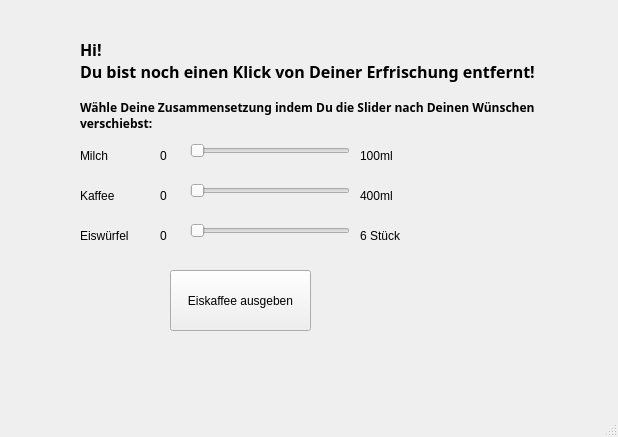
<?xml version="1.0" encoding="UTF-8"?>
<ui version="4.0">
 <class>MainWindow</class>
 <widget class="QMainWindow" name="MainWindow">
  <property name="geometry">
   <rect>
    <x>0</x>
    <y>0</y>
    <width>618</width>
    <height>437</height>
   </rect>
  </property>
  <property name="windowTitle">
   <string>MainWindow</string>
  </property>
  <property name="styleSheet">
   <string notr="true">selection-background-color: rgb(197, 141, 92);</string>
  </property>
  <widget class="QWidget" name="centralwidget">
   <widget class="QPushButton" name="Ausgabe_Button">
    <property name="geometry">
     <rect>
      <x>170</x>
      <y>270</y>
      <width>141</width>
      <height>61</height>
     </rect>
    </property>
    <property name="text">
     <string>Eiskaffee ausgeben</string>
    </property>
   </widget>
   <widget class="QSlider" name="EiswuerfelSlider">
    <property name="geometry">
     <rect>
      <x>190</x>
      <y>220</y>
      <width>160</width>
      <height>22</height>
     </rect>
    </property>
    <property name="orientation">
     <enum>Qt::Horizontal</enum>
    </property>
   </widget>
   <widget class="QSlider" name="KaffeeSlider">
    <property name="geometry">
     <rect>
      <x>190</x>
      <y>180</y>
      <width>160</width>
      <height>22</height>
     </rect>
    </property>
    <property name="orientation">
     <enum>Qt::Horizontal</enum>
    </property>
   </widget>
   <widget class="QSlider" name="MilchSlider">
    <property name="geometry">
     <rect>
      <x>190</x>
      <y>140</y>
      <width>160</width>
      <height>22</height>
     </rect>
    </property>
    <property name="orientation">
     <enum>Qt::Horizontal</enum>
    </property>
   </widget>
   <widget class="QLabel" name="Zwischenuberschrift">
    <property name="geometry">
     <rect>
      <x>80</x>
      <y>100</y>
      <width>461</width>
      <height>31</height>
     </rect>
    </property>
    <property name="font">
     <font>
      <family>Segoe UI Black</family>
      <weight>75</weight>
      <bold>true</bold>
     </font>
    </property>
    <property name="text">
     <string>Wähle Deine Zusammensetzung indem Du die Slider nach Deinen Wünschen 
verschiebst:</string>
    </property>
   </widget>
   <widget class="QLabel" name="MilchLabel">
    <property name="geometry">
     <rect>
      <x>80</x>
      <y>140</y>
      <width>41</width>
      <height>31</height>
     </rect>
    </property>
    <property name="text">
     <string>Milch</string>
    </property>
   </widget>
   <widget class="QLabel" name="KaffeeLabel">
    <property name="geometry">
     <rect>
      <x>80</x>
      <y>180</y>
      <width>41</width>
      <height>31</height>
     </rect>
    </property>
    <property name="text">
     <string>Kaffee</string>
    </property>
   </widget>
   <widget class="QLabel" name="EiswuerfelLabel">
    <property name="geometry">
     <rect>
      <x>80</x>
      <y>220</y>
      <width>51</width>
      <height>31</height>
     </rect>
    </property>
    <property name="text">
     <string>Eiswürfel</string>
    </property>
   </widget>
   <widget class="QLabel" name="label_5">
    <property name="geometry">
     <rect>
      <x>160</x>
      <y>140</y>
      <width>21</width>
      <height>31</height>
     </rect>
    </property>
    <property name="text">
     <string>0</string>
    </property>
   </widget>
   <widget class="QLabel" name="label_6">
    <property name="geometry">
     <rect>
      <x>160</x>
      <y>180</y>
      <width>21</width>
      <height>31</height>
     </rect>
    </property>
    <property name="text">
     <string>0</string>
    </property>
   </widget>
   <widget class="QLabel" name="label_7">
    <property name="geometry">
     <rect>
      <x>160</x>
      <y>220</y>
      <width>21</width>
      <height>31</height>
     </rect>
    </property>
    <property name="text">
     <string>0</string>
    </property>
   </widget>
   <widget class="QLabel" name="sixpieces">
    <property name="geometry">
     <rect>
      <x>360</x>
      <y>220</y>
      <width>51</width>
      <height>31</height>
     </rect>
    </property>
    <property name="text">
     <string>6 Stück</string>
    </property>
   </widget>
   <widget class="QLabel" name="hundred">
    <property name="geometry">
     <rect>
      <x>360</x>
      <y>140</y>
      <width>41</width>
      <height>31</height>
     </rect>
    </property>
    <property name="text">
     <string>100ml</string>
    </property>
   </widget>
   <widget class="QLabel" name="fourhundred">
    <property name="geometry">
     <rect>
      <x>360</x>
      <y>180</y>
      <width>51</width>
      <height>31</height>
     </rect>
    </property>
    <property name="text">
     <string>400ml</string>
    </property>
   </widget>
   <widget class="QLabel" name="Uberschrift">
    <property name="geometry">
     <rect>
      <x>80</x>
      <y>30</y>
      <width>491</width>
      <height>61</height>
     </rect>
    </property>
    <property name="font">
     <font>
      <family>Segoe UI Black</family>
      <pointsize>12</pointsize>
      <weight>75</weight>
      <bold>true</bold>
     </font>
    </property>
    <property name="text">
     <string>Hi!
Du bist noch einen Klick von Deiner Erfrischung entfernt!</string>
    </property>
   </widget>
  </widget>
  <widget class="QMenuBar" name="menubar">
   <property name="geometry">
    <rect>
     <x>0</x>
     <y>0</y>
     <width>618</width>
     <height>21</height>
    </rect>
   </property>
  </widget>
  <widget class="QStatusBar" name="statusbar"/>
 </widget>
 <resources/>
 <connections/>
</ui>
